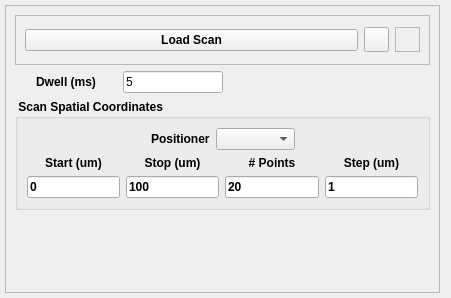
<?xml version="1.0" encoding="UTF-8"?>
<ui version="4.0">
 <class>Form</class>
 <widget class="QWidget" name="Form">
  <property name="geometry">
   <rect>
    <x>0</x>
    <y>0</y>
    <width>451</width>
    <height>298</height>
   </rect>
  </property>
  <property name="minimumSize">
   <size>
    <width>0</width>
    <height>150</height>
   </size>
  </property>
  <property name="windowTitle">
   <string>Form</string>
  </property>
  <layout class="QVBoxLayout" name="verticalLayout">
   <property name="spacing">
    <number>5</number>
   </property>
   <property name="leftMargin">
    <number>5</number>
   </property>
   <property name="topMargin">
    <number>5</number>
   </property>
   <property name="bottomMargin">
    <number>5</number>
   </property>
   <item>
    <widget class="QFrame" name="frame_2">
     <property name="maximumSize">
      <size>
       <width>650</width>
       <height>16777215</height>
      </size>
     </property>
     <property name="frameShape">
      <enum>QFrame::StyledPanel</enum>
     </property>
     <property name="frameShadow">
      <enum>QFrame::Raised</enum>
     </property>
     <layout class="QVBoxLayout" name="verticalLayout_3">
      <item>
       <widget class="QFrame" name="loadscan_frame">
        <property name="minimumSize">
         <size>
          <width>0</width>
          <height>50</height>
         </size>
        </property>
        <property name="frameShape">
         <enum>QFrame::StyledPanel</enum>
        </property>
        <property name="frameShadow">
         <enum>QFrame::Sunken</enum>
        </property>
        <layout class="QHBoxLayout" name="horizontalLayout_2">
         <item>
          <widget class="QPushButton" name="loadScanBtn">
           <property name="font">
            <font>
             <weight>75</weight>
             <bold>true</bold>
            </font>
           </property>
           <property name="text">
            <string>Load Scan</string>
           </property>
          </widget>
         </item>
         <item>
          <widget class="QToolButton" name="helpBtn">
           <property name="minimumSize">
            <size>
             <width>25</width>
             <height>25</height>
            </size>
           </property>
           <property name="maximumSize">
            <size>
             <width>25</width>
             <height>25</height>
            </size>
           </property>
           <property name="text">
            <string/>
           </property>
           <property name="icon">
            <iconset>
             <normaloff>../../../icons/helplite.png</normaloff>../../../icons/helplite.png</iconset>
           </property>
           <property name="iconSize">
            <size>
             <width>50</width>
             <height>50</height>
            </size>
           </property>
          </widget>
         </item>
         <item>
          <widget class="QLabel" name="rtclkpic">
           <property name="maximumSize">
            <size>
             <width>25</width>
             <height>25</height>
            </size>
           </property>
           <property name="autoFillBackground">
            <bool>true</bool>
           </property>
           <property name="frameShape">
            <enum>QFrame::StyledPanel</enum>
           </property>
           <property name="text">
            <string/>
           </property>
           <property name="pixmap">
            <pixmap>../../../icons/icons8-mouse-right-click-50.png</pixmap>
           </property>
           <property name="scaledContents">
            <bool>true</bool>
           </property>
           <property name="alignment">
            <set>Qt::AlignRight|Qt::AlignTrailing|Qt::AlignVCenter</set>
           </property>
          </widget>
         </item>
        </layout>
       </widget>
      </item>
      <item>
       <layout class="QHBoxLayout" name="horizontalLayout_15">
        <item>
         <layout class="QHBoxLayout" name="horizontalLayout_5">
          <item>
           <widget class="QLabel" name="label_8">
            <property name="font">
             <font>
              <weight>75</weight>
              <bold>true</bold>
             </font>
            </property>
            <property name="text">
             <string>Dwell (ms)</string>
            </property>
            <property name="alignment">
             <set>Qt::AlignCenter</set>
            </property>
           </widget>
          </item>
          <item>
           <widget class="QLineEdit" name="dwellFld">
            <property name="maximumSize">
             <size>
              <width>100</width>
              <height>16777215</height>
             </size>
            </property>
            <property name="text">
             <string>5</string>
            </property>
           </widget>
          </item>
         </layout>
        </item>
        <item>
         <spacer name="horizontalSpacer">
          <property name="orientation">
           <enum>Qt::Horizontal</enum>
          </property>
          <property name="sizeHint" stdset="0">
           <size>
            <width>40</width>
            <height>20</height>
           </size>
          </property>
         </spacer>
        </item>
       </layout>
      </item>
      <item>
       <widget class="QGroupBox" name="groupBox">
        <property name="minimumSize">
         <size>
          <width>0</width>
          <height>102</height>
         </size>
        </property>
        <property name="font">
         <font>
          <weight>75</weight>
          <bold>true</bold>
         </font>
        </property>
        <property name="title">
         <string> Scan Spatial Coordinates </string>
        </property>
        <layout class="QVBoxLayout" name="verticalLayout_2">
         <item>
          <layout class="QHBoxLayout" name="horizontalLayout">
           <item>
            <spacer name="horizontalSpacer_2">
             <property name="orientation">
              <enum>Qt::Horizontal</enum>
             </property>
             <property name="sizeHint" stdset="0">
              <size>
               <width>40</width>
               <height>20</height>
              </size>
             </property>
            </spacer>
           </item>
           <item>
            <widget class="QLabel" name="label">
             <property name="maximumSize">
              <size>
               <width>70</width>
               <height>16777215</height>
              </size>
             </property>
             <property name="text">
              <string>Positioner</string>
             </property>
            </widget>
           </item>
           <item>
            <widget class="QComboBox" name="posnerComboBox">
             <property name="font">
              <font>
               <weight>75</weight>
               <bold>true</bold>
              </font>
             </property>
             <property name="frame">
              <bool>true</bool>
             </property>
            </widget>
           </item>
           <item>
            <spacer name="horizontalSpacer_3">
             <property name="orientation">
              <enum>Qt::Horizontal</enum>
             </property>
             <property name="sizeHint" stdset="0">
              <size>
               <width>40</width>
               <height>20</height>
              </size>
             </property>
            </spacer>
           </item>
          </layout>
         </item>
         <item>
          <layout class="QGridLayout" name="gridLayout_2">
           <item row="0" column="0">
            <widget class="QLabel" name="label_9">
             <property name="font">
              <font>
               <weight>75</weight>
               <bold>true</bold>
              </font>
             </property>
             <property name="text">
              <string>Start (um)</string>
             </property>
             <property name="alignment">
              <set>Qt::AlignCenter</set>
             </property>
            </widget>
           </item>
           <item row="0" column="1">
            <widget class="QLabel" name="label_10">
             <property name="font">
              <font>
               <weight>75</weight>
               <bold>true</bold>
              </font>
             </property>
             <property name="text">
              <string>Stop (um)</string>
             </property>
             <property name="alignment">
              <set>Qt::AlignCenter</set>
             </property>
            </widget>
           </item>
           <item row="0" column="2">
            <widget class="QLabel" name="label_11">
             <property name="font">
              <font>
               <weight>75</weight>
               <bold>true</bold>
              </font>
             </property>
             <property name="text">
              <string># Points</string>
             </property>
             <property name="alignment">
              <set>Qt::AlignCenter</set>
             </property>
            </widget>
           </item>
           <item row="0" column="3">
            <widget class="QLabel" name="label_12">
             <property name="font">
              <font>
               <weight>75</weight>
               <bold>true</bold>
              </font>
             </property>
             <property name="text">
              <string>Step (um)</string>
             </property>
             <property name="alignment">
              <set>Qt::AlignCenter</set>
             </property>
            </widget>
           </item>
           <item row="1" column="0">
            <widget class="QLineEdit" name="startXFld">
             <property name="text">
              <string>0</string>
             </property>
            </widget>
           </item>
           <item row="1" column="2">
            <widget class="QLineEdit" name="npointsXFld">
             <property name="text">
              <string>20</string>
             </property>
            </widget>
           </item>
           <item row="1" column="3">
            <widget class="QLineEdit" name="stepXFld">
             <property name="text">
              <string>1</string>
             </property>
            </widget>
           </item>
           <item row="1" column="1">
            <widget class="QLineEdit" name="endXFld">
             <property name="text">
              <string>100</string>
             </property>
            </widget>
           </item>
          </layout>
         </item>
        </layout>
       </widget>
      </item>
      <item>
       <spacer name="verticalSpacer_2">
        <property name="orientation">
         <enum>Qt::Vertical</enum>
        </property>
        <property name="sizeHint" stdset="0">
         <size>
          <width>20</width>
          <height>40</height>
         </size>
        </property>
       </spacer>
      </item>
     </layout>
    </widget>
   </item>
  </layout>
 </widget>
 <resources/>
 <connections/>
</ui>
